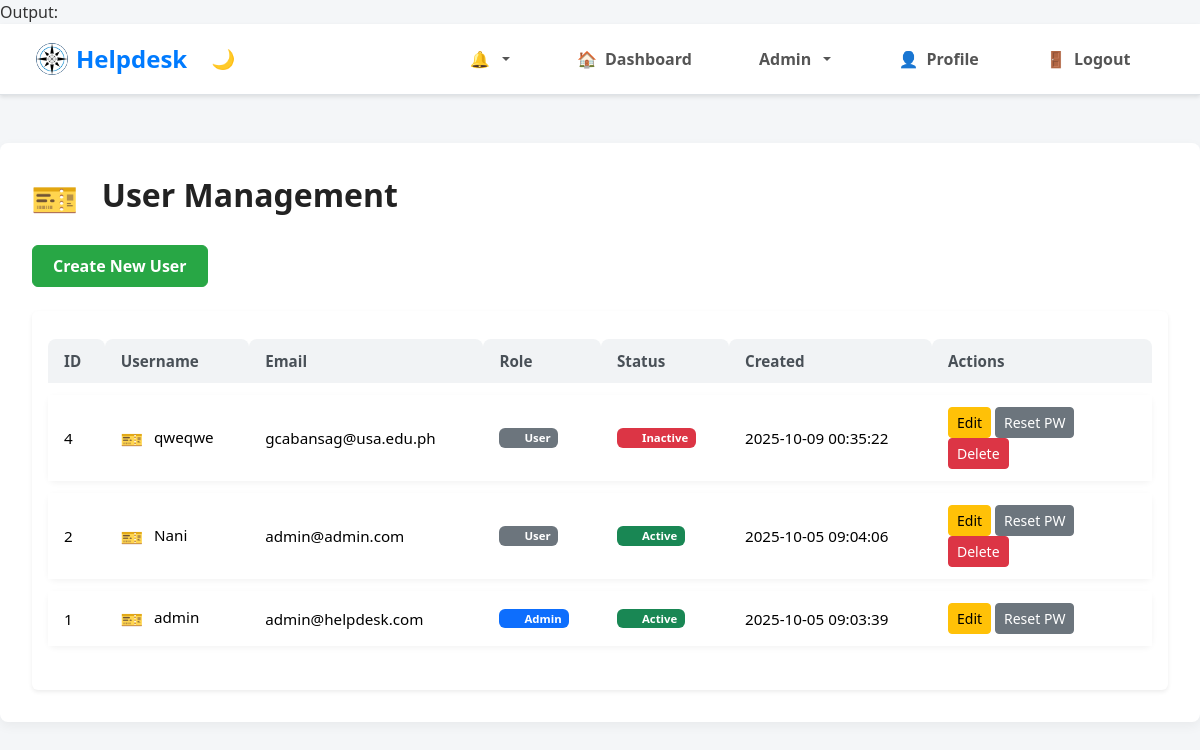
The page /test_user_creation.php on the database its author committed.
### tables this page shows
CREATE TABLE `users` (
  `id` int(11) NOT NULL AUTO_INCREMENT,
  `username` varchar(50) NOT NULL,
  `email` varchar(100) NOT NULL,
  `password` varchar(255) NOT NULL,
  `role` enum('user','admin') DEFAULT 'user',
  `created_at` timestamp NOT NULL DEFAULT current_timestamp(),
  `status` enum('active','inactive') DEFAULT 'active',
  `profile_picture` varchar(255) DEFAULT NULL,
  PRIMARY KEY (`id`),
  UNIQUE KEY `username` (`username`),
  UNIQUE KEY `email` (`email`)
);

### user_management.php (the view, shortened to what this page needs)
<?php
include 'db.php';
$users = $pdo->query("SELECT * FROM users ORDER BY created_at DESC")->fetchAll(PDO::FETCH_ASSOC);
?>
<!DOCTYPE html>
<html lang="en">
<head>
    <link href="https://cdn.jsdelivr.net/npm/bootstrap@5.3.3/dist/css/bootstrap.min.css" rel="stylesheet">
    <link href="styles.css" rel="stylesheet">
</head>
<body data-user-role="admin">
    <?php include 'navbar.php'; ?>
    <div class="container mt-5">
        <h2 class="mb-4"><span class="notification-icon type-new_ticket"></span> User Management</h2>
        <div class="toast-container position-fixed top-0 end-0 p-3">
        </div>
        <div class="mb-4">
            <button class="btn btn-success" data-bs-toggle="modal" data-bs-target="#createUserModal">Create New User</button>
        </div>
        <div class="card shadow-sm">
            <div class="card-body">
                <table class="table table-bordered align-middle">
                    <thead>
                        <tr>
                            <th>ID</th>
                            <th>Username</th>
                            <th>Email</th>
                            <th>Role</th>
                            <th>Status</th>
                            <th>Created</th>
                            <th width="220">Actions</th>
                        </tr>
                    </thead>
                    <tbody>
                        <?php foreach ($users as $user): ?>
                        <tr>
                            <td><?php echo $user['id']; ?></td>
                            <td><span class="notification-icon type-new_ticket"></span> <?php echo htmlspecialchars($user['username']); ?></td>
                            <td><?php echo htmlspecialchars($user['email']); ?></td>
                            <td><span class="badge bg-<?php echo $user['role'] == 'admin' ? 'primary' : 'secondary'; ?>"><?php echo ucfirst($user['role']); ?></span></td>
                            <td>
                                <span class="badge bg-<?php echo $user['status'] == 'active' ? 'success' : 'danger'; ?>">
                                    <?php echo ucfirst($user['status']); ?>
                                </span>
                            </td>
                            <td><?php echo htmlspecialchars($user['created_at']); ?></td>
                            <td class="action-btns">
                                <button class="btn btn-sm btn-warning" data-bs-toggle="modal" data-bs-target="#editUserModal<?php echo $user['id']; ?>">Edit</button>
                                <button class="btn btn-sm btn-secondary" data-bs-toggle="modal" data-bs-target="#resetPasswordModal<?php echo $user['id']; ?>">Reset PW</button>
                                <?php if ($user['id'] != $_SESSION['user_id']): ?>
                                <button class="btn btn-sm btn-danger" data-bs-toggle="modal" data-bs-target="#deleteUserModal<?php echo $user['id']; ?>">Delete</button>
                                <?php endif; ?>
                            </td>
                        </tr>
                        <?php endforeach; ?>
                    </tbody>
                </table>
            </div>
        </div>
    </div>
</body>
</html>

### styles.css (style rules this page uses)
.card { border: none; }
:root { --bg-color: #f8f9fa; --text-color: #212529; --navbar-bg: #ffffff; --navbar-text: #000000; --card-bg: #ffffff; --border-color: #dee2e6; --input-bg: #ffffff; --input-border: #ced4da; --table-bg: #ffffff; --table-border: #dee2e6; --chat-bg: #ffffff; --message-border: #eee; --btn-primary: #007bff; --btn-secondary: #6c757d; }
body { background-color: var(--bg-color); color: var(--text-color); transition: background-color 0.3s, color 0.3s; }
.container { max-width: 1200px; }
.card { background-color: var(--card-bg); border-color: var(--border-color); color: var(--text-color); }
.table { background-color: var(--table-bg); color: var(--text-color); }
.table th, .table td { border-color: var(--table-border); }
.btn-secondary { background-color: var(--btn-secondary); border-color: var(--btn-secondary); }
body[data-user-role="admin"] { background-color: #f4f6f8; font-family: 'Segoe UI', Tahoma, Geneva, Verdana, sans-serif; color: #333; }
body[data-user-role="admin"] .container.mt-5 { background: #fff; padding: 2rem; border-radius: 8px; box-shadow: 0 4px 12px rgba(0,0,0,0.05); }
body[data-user-role="admin"] h2 { font-weight: 700; margin-bottom: 1.5rem; color: #222; }
body[data-user-role="admin"] .btn-success { background-color: #28a745; border-color: #28a745; font-weight: 600; padding: 0.5rem 1.25rem; border-radius: 6px; transition: background-color 0.3s ease; }
body[data-user-role="admin"] table.table { border-collapse: separate; border-spacing: 0 0.75rem; font-size: 0.95rem; }
body[data-user-role="admin"] table.table thead tr th { background-color: #f1f3f5; color: #495057; font-weight: 600; border: none; padding: 0.75rem 1rem; text-align: left; border-top-left-radius: 8px; border-top-right-radius: 8px; }
body[data-user-role="admin"] table.table tbody tr { background-color: #ffffff; box-shadow: 0 2px 6px rgba(0,0,0,0.05); transition: box-shadow 0.3s ease; border-radius: 8px; }
body[data-user-role="admin"] table.table tbody tr td { border: none; padding: 0.75rem 1rem; vertical-align: middle; }
.badge { position: relative; padding-left: 25px; }
.notification-icon { display: inline-flex; align-items: center; justify-content: center; width: 1.2em; height: 1.2em; font-size: 1.2em; margin-right: 0.4em; vertical-align: middle; }
.notification-icon::before { margin-right: 0; }
.notification-icon.type-new_ticket::before { content: "🎫"; }

### rows shown on the page
users: id "4", username "qweqwe", email "gcabansag@usa.edu.ph", role "User", status "Inactive", created_at "2025-10-09 00:35:22"
users: id "2", username "Nani", email "admin@admin.com", role "User", status "Active", created_at "2025-10-05 09:04:06"
users: id "1", username "admin", email "admin@helpdesk.com", role "Admin", status "Active", created_at "2025-10-05 09:03:39"
